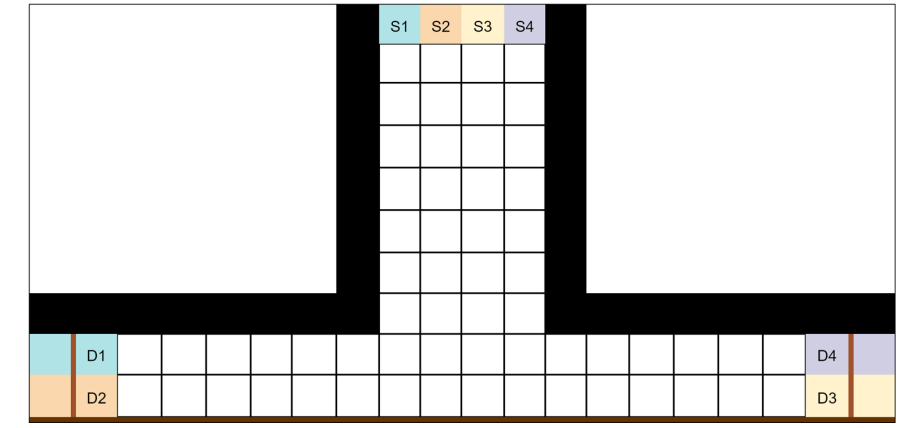
#> input picture OpenCV-testing/arena-img.png, 922 x 428 px, given in place of the camera
$ python hsv.py
#> lines starting #> are read from the running program, lines starting #| are printed output that depends on the picture; after the words box and inside, x2 and y2 are one past the last pixel; in counts of white or black regions, pixels touching at a corner belong together
import cv2
import numpy as np
import imutils
import sys

def callback():
    pass

cap = cv2.VideoCapture(0)

cv2.namedWindow("HSV_Trackbars")

# range of Hue= 0-179, range of Saturation and Value = 0-255
cv2.createTrackbar("L_H", "HSV_Trackbars", 0, 179, callback)
cv2.createTrackbar("L_S", "HSV_Trackbars", 0, 255, callback)
cv2.createTrackbar("L_V", "HSV_Trackbars", 0, 255, callback)
cv2.createTrackbar("U_H", "HSV_Trackbars", 179, 179, callback)
cv2.createTrackbar("U_S", "HSV_Trackbars", 255, 255, callback)
cv2.createTrackbar("U_V", "HSV_Trackbars", 255, 255, callback)

# have used hsv to find lower upper value, will be hard coded once the code runs
def hsv_space_detector():
    lower_hue = cv2.getTrackbarPos("L_H", "HSV_Trackbars")
    lower_saturation = cv2.getTrackbarPos("L_S", "HSV_Trackbars")
    lower_value = cv2.getTrackbarPos("L_V", "HSV_Trackbars")
    upper_hue = cv2.getTrackbarPos("U_H", "HSV_Trackbars")
    upper_saturation = cv2.getTrackbarPos("U_S", "HSV_Trackbars")
    upper_value = cv2.getTrackbarPos("U_V", "HSV_Trackbars")

    return np.array([lower_hue, lower_saturation, lower_value]), np.array([upper_hue, upper_saturation, upper_value])

def pre_coded_parts():
    # a func which stores points (x1,y1) and (x2,y2)...(hardcoded...and determined earlier)
    # dummy values
    x1, x2, y1, y2 = 1, 2, 3, 4
    return x1, x2, y1, y2
def change_res(height, width):
    cap.set(3,height)
    cap.set(4,width)

change_res(1280,720)
while True:
    ret, frame = cap.read()
#> frame is the input picture: shape (428, 922, 3); mean B, G, R 208.1, 209.5, 210.2
    #roi = frame[:, 350: 550]  #to be used later
    #frame=frame[425:850,500:720]
    cnv_frame = cv2.cvtColor(frame, cv2.COLOR_BGR2HSV)
#> cnv_frame: shape (428, 922, 3); mean H, S, V 3.6, 6.6, 211.1
    if ret is False:
        sys.exit()
    else:
        # all bots have same colour, my plan is to hard code mqtt to gib instructions
        # to a bot for a definite amount of time and then switch to the next bot
        # and use an exit sequence to trigger exit after the above procedure happens 4 times
        # hsv space of bot colour

        lower, upper = hsv_space_detector()

        cv2.imshow("hsv", cnv_frame)

        mask = cv2.inRange(cnv_frame, lower, upper)
#> mask: shape (428, 922); every value is 255
        mask = cv2.erode(mask, None, iterations=2)
        mask = cv2.dilate(mask, None, iterations=2)

        img = cv2.bitwise_and(frame, frame, mask=mask)

        cv2.imshow('image_final', img)

        # problems arising with contour detection, to be solved
        # will use mask.copy() at final stage as img gets modified in find contours func

        contours, h = cv2.findContours(mask, cv2.RETR_EXTERNAL, cv2.CHAIN_APPROX_SIMPLE)
#> contours = [[[0, 0], [0, 427], [921, 427], [921, 0]]]; h = [[-1, -1, -1, -1]]
        cv2.imshow("After contour detection", mask)
        cnts = sorted(contours, key=cv2.contourArea, reverse=True)[:10]  # stores first 10 largest contour points
#> cnts = [[[0, 0], [0, 427], [921, 427], [921, 0]]]
        c = max(cnts, key=cv2.contourArea)
#> c = [[0, 0], [0, 427], [921, 427], [921, 0]]
        ((x, y), radius) = cv2.minEnclosingCircle(c)
#> x = 460.5; y = 213.5; radius = 507.6
        if radius > 10:
            # draw the circle and centroid on the frame,
            # then update the list of tracked points
            cv2.rectangle(frame, (int(x - radius), int(y - radius)), (int(x + radius), int(y + radius)),
                          (0, 255, 255), 2)
            cv2.circle(frame,(int(x),int(y)),2,(0,0,255),-1)
#> frame: shape (428, 922, 3); under 0.01% of pixels changed, all inside (x1, y1, x2, y2) = (458, 211, 463, 216)
            text = "({},{})".format(int(x),int(y))
#> text = '(460,213)'
            cv2.putText(frame,text,(int(x),int(y-10)),cv2.FONT_HERSHEY_PLAIN,1,(0,0,255),2)
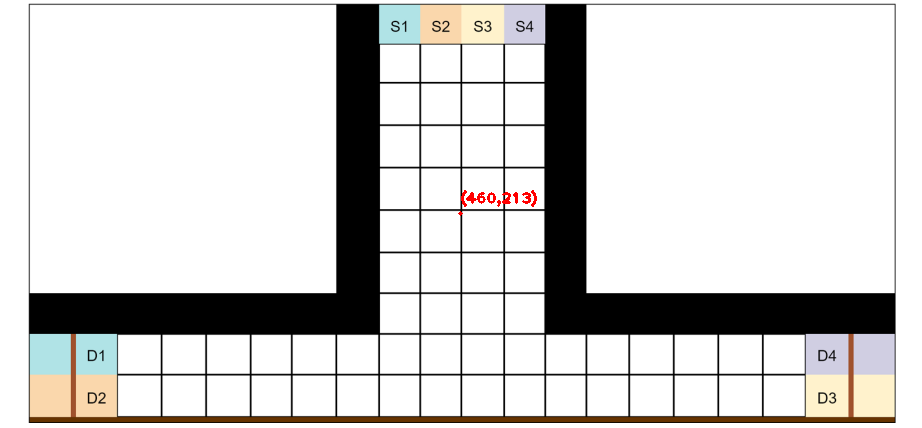
#> frame: shape (428, 922, 3); mean B, G, R 207.8, 209.2, 210.3
        cv2.imshow("Original after horizontal scaling", frame)
        # done till finding out of the largest contour(i.e. the bot's realtime position)
        if len(cnts) <= 0:
            print("No contours found")
            continue
        if cv2.waitKey(1) & 0xFF == ord('q'):
#> (key q is pressed here)
            print("Keyboard interrupt")
            break

cap.release()
cv2.destroyAllWindows()
